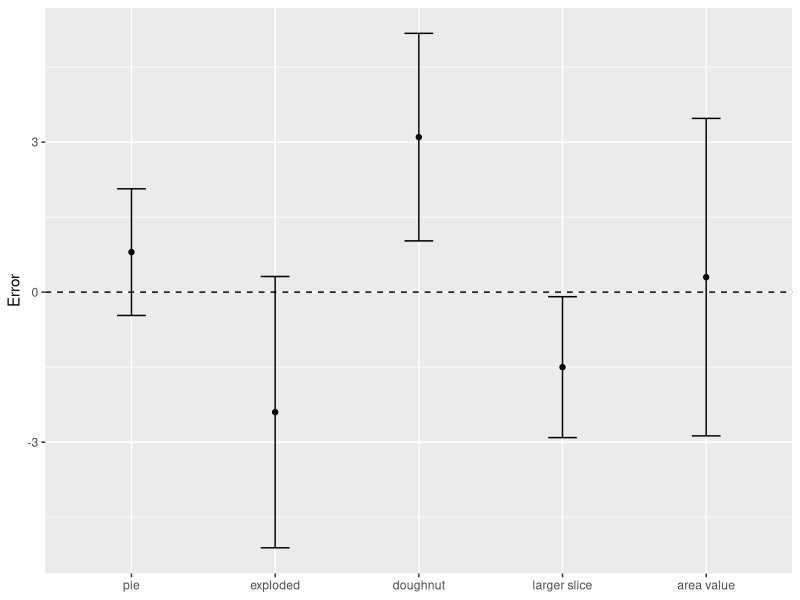
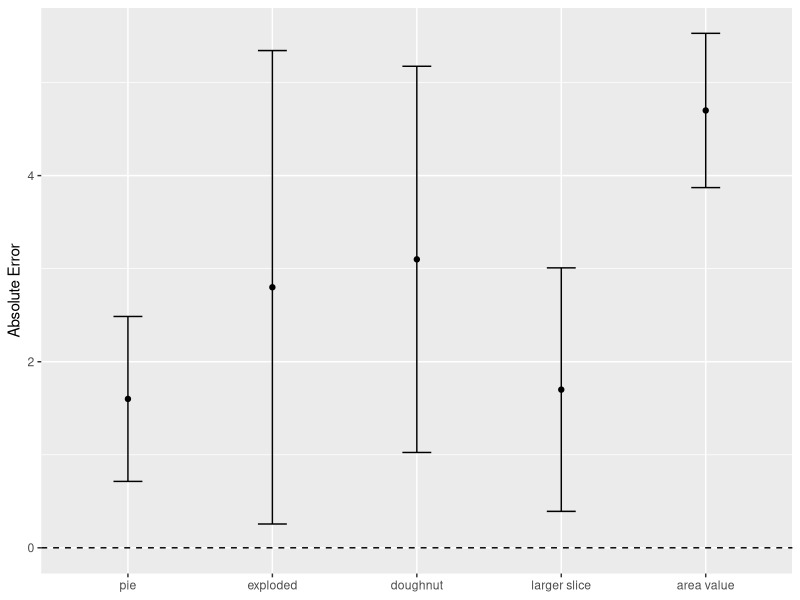

Reproduce these figures in R, in order.
## ---- chunk 1
library(dplyr)
library(ggplot2)

data <- read.csv("dane.csv", h=T, sep=";")

dataAggregated <- data%>%
  group_by(typ_wykresu) %>%
  summarize(meanError = mean(roznice),
            ci95Error = sd(roznice)*1.96/sqrt(n()),
            meanAbsError = mean(abs(roznice)),
            ci95AbsError = sd(abs(roznice))*1.96/sqrt(n()))

ggplot(dataAggregated, aes(x=typ_wykresu, y=meanError)) + 
  geom_point()+
  geom_hline(yintercept=0, linetype='dashed')+
  geom_errorbar(aes(ymin=meanError-ci95Error, ymax=meanError+ci95Error), width=.2,
                position=position_dodge(0.05))+
  labs(x = NULL, y = "Error")+
  scale_x_discrete(limits=c("pie", "exploded", "doughnut", "larger slice", "area value"))

ggplot(dataAggregated, aes(x=typ_wykresu, y=meanAbsError)) + 
  geom_point()+
  geom_hline(yintercept=0, linetype='dashed')+
  geom_errorbar(aes(ymin=meanAbsError-ci95AbsError, ymax=meanAbsError+ci95AbsError), width=.2,
                position=position_dodge(0.05))+
  labs(x = NULL, y = "Absolute Error")+
  scale_x_discrete(limits=c("pie", "exploded", "doughnut", "larger slice", "area value"))
